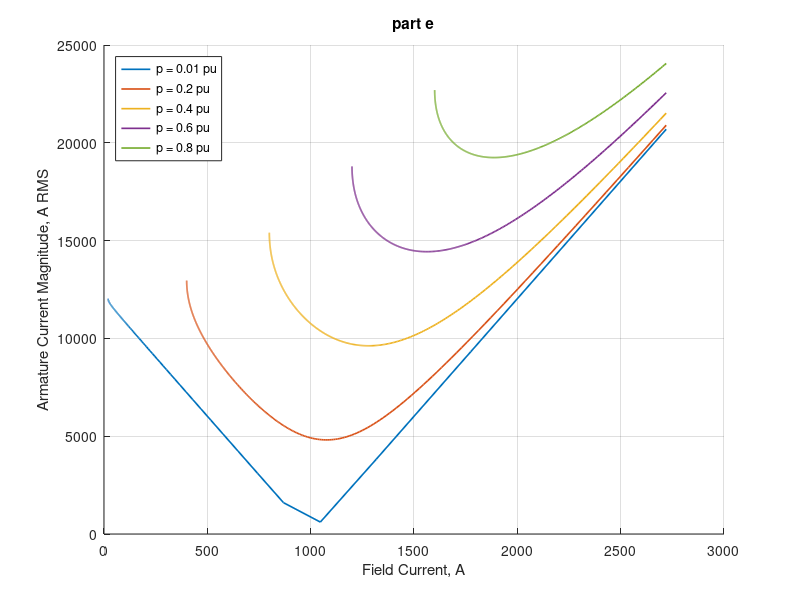

MATLAB code to generate this figure:
%EE516 Powersystems Power System PQ Curve Analysis 
%Name: Mulualem Ayena 
clc; clear; close all;

% Given data
xs    = 2;                   % pu
vpu   = 1;                   % pu
Ifnl  = 1000;                % A
Sbase = 1000e6;              % VA
Vbase = 24e3;                % V line-to-line RMS

% Base current
Ibase = Sbase / (sqrt(3)*Vbase);

% Maximum field current from part (a), rated VA and pf = 0.8 lagging
theta = acos(0.8);
eaf_max = abs(vpu + 1j*xs*exp(-1j*theta));
If_max  = Ifnl * eaf_max;

% Real power values
ppu_values = [0.01 0.2 0.4 0.6 0.8];

figure;
hold on;
grid on;

for k = 1:length(ppu_values)
    
    ppu = ppu_values(k);
    
    % delta min and max
    delta_min = asin(ppu*xs/(vpu*eaf_max));
    delta_max = pi/2;
    
    % delta array
    delta = linspace(delta_min, delta_max, 400);
    
    % eaf from constant power equation
    eaf = (ppu*xs) ./ (vpu*sin(delta));
    
    % reactive power
    qpu = (vpu/xs) .* (eaf.*cos(delta) - vpu);
    
    % armature current in pu
    ia_pu = sqrt(ppu.^2 + qpu.^2);
    
    % convert to amperes
    Ia = Ibase * ia_pu;
    
    % field current
    If = Ifnl * eaf;
    
    % plot each curve
    plot(If, Ia, 'LineWidth', 1.2);
end

xlabel('Field Current, A');
ylabel('Armature Current Magnitude, A RMS');
title('part e');
legend('p = 0.01 pu','p = 0.2 pu','p = 0.4 pu','p = 0.6 pu','p = 0.8 pu', ...
       'Location','northwest');
